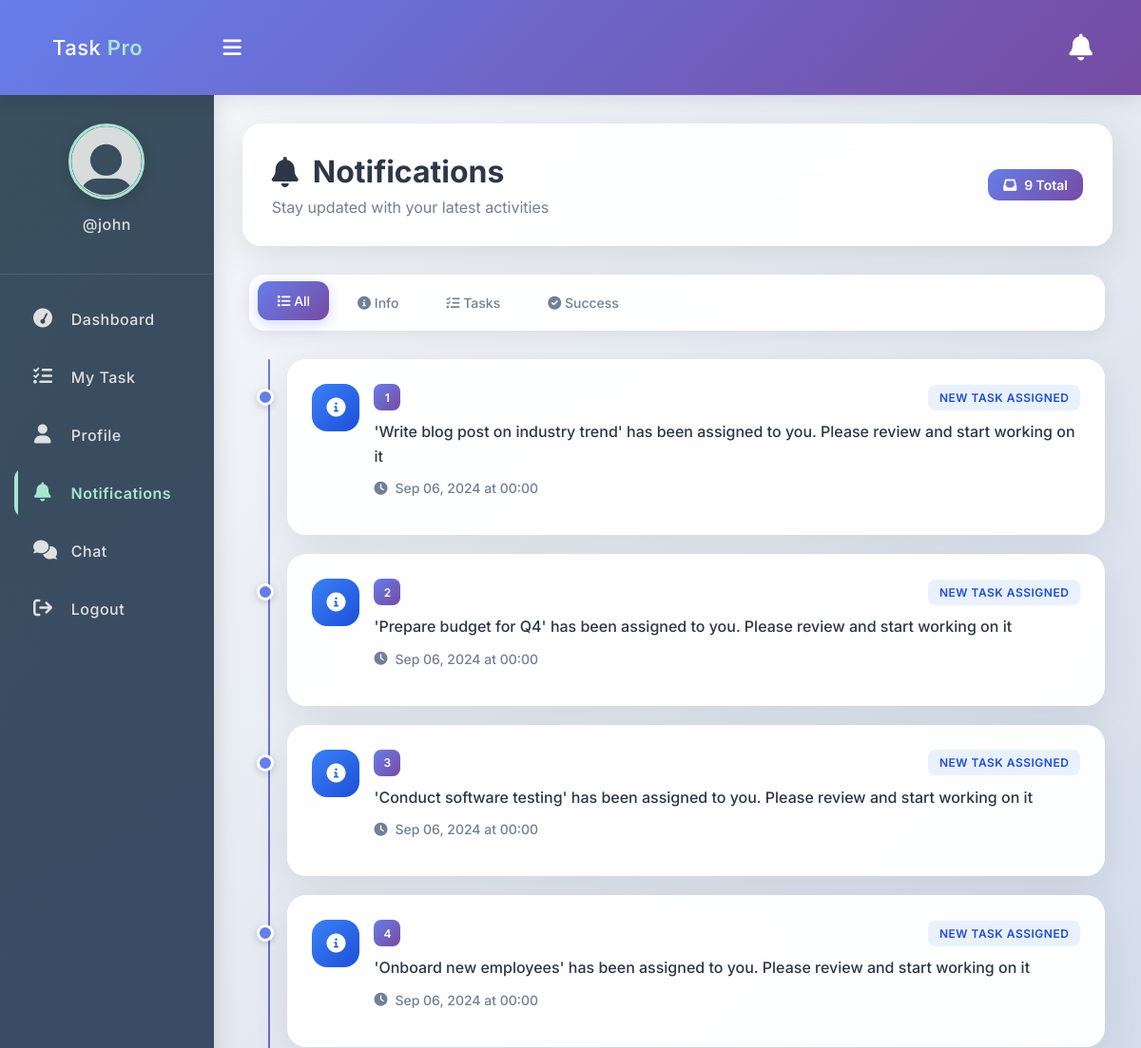
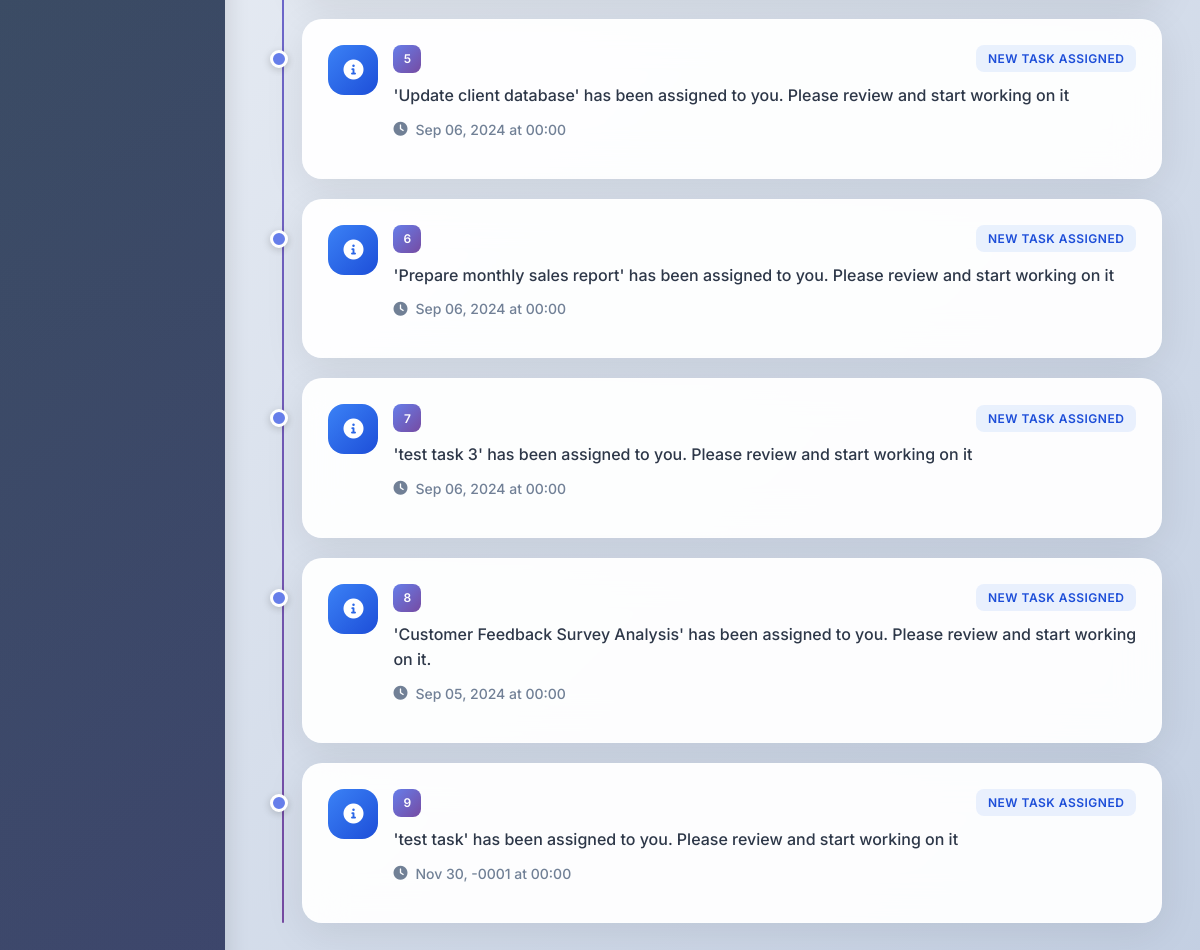
Page /notifications.php (signed in) on the committed database (2 pictures, top to bottom).
### tables this page shows
CREATE TABLE `notifications` (
  `id` int(11) NOT NULL,
  `message` text NOT NULL,
  `recipient` int(11) NOT NULL,
  `type` varchar(50) NOT NULL,
  `date` date DEFAULT NULL,
  `is_read` tinyint(1) DEFAULT 0
);

### app/Model/Notification.php (called while the page is built, shortened)
<?php
function get_all_my_notifications($conn, $id){
	$sql = "SELECT * FROM notifications WHERE recipient=? ORDER BY date DESC, id DESC";
	$stmt = $conn->prepare($sql);
	$stmt->execute([$id]);
	if($stmt->rowCount() > 0){
		$notifications = $stmt->fetchAll();
	}else $notifications = 0;
	return $notifications;
}
?>

### notifications.php (the view, shortened to what this page needs)
<?php
if (isset($_SESSION['role']) && isset($_SESSION['id'])) {
    include "DB_connection.php";
    include "app/Model/Notification.php";
    $notifications = get_all_my_notifications($conn, $_SESSION['id']);
?>
<!DOCTYPE html>
<html>
<head>
	<link rel="stylesheet" href="https://cdnjs.cloudflare.com/ajax/libs/font-awesome/6.0.0/css/all.min.css">
	<link rel="stylesheet" href="css/style.css">
</head>
<body>
	<?php include "inc/header.php" ?>
	<div class="body">
		<?php include "inc/nav.php" ?>
		<section class="section-1">
			<div class="page-header">
				<div>
					<h1 class="page-title">
						<i class="fas fa-bell"></i>
						Notifications
					</h1>
					<p class="page-subtitle">Stay updated with your latest activities</p>
				</div>
				<div class="notifications-stats">
					<div class="stat-badge">
						<i class="fas fa-inbox"></i>
						<?= $notifications != 0 ? count($notifications) : 0 ?> Total
					</div>
				</div>
			</div>
			<div class="notifications-container">
				<?php if ($notifications != 0) { ?>
					<div class="filter-tabs">
						<button class="filter-tab active" onclick="filterNotifications('all')">
							<i class="fas fa-list"></i> All
						</button>
						<button class="filter-tab" onclick="filterNotifications('info')">
							<i class="fas fa-info-circle"></i> Info
						</button>
						<button class="filter-tab" onclick="filterNotifications('task')">
							<i class="fas fa-tasks"></i> Tasks
						</button>
						<button class="filter-tab" onclick="filterNotifications('success')">
							<i class="fas fa-check-circle"></i> Success
						</button>
					</div>
					<div class="notifications-timeline">
						<?php $i = 0; foreach ($notifications as $notification) {
							$type = strtolower($notification['type']);
							$iconClass = 'fas fa-bell';
							$typeClass = 'info';
							switch($type) {
								default:
									$iconClass = 'fas fa-info-circle';
									$typeClass = 'info';
							}
						?>
						<div class="notification-card" data-type="<?= $type ?>">
							<div class="notification-header">
								<div class="notification-icon <?= $typeClass ?>">
									<i class="<?= $iconClass ?>"></i>
								</div>
								<div class="notification-content">
									<div class="notification-meta">
										<div class="notification-number"><?= ++$i ?></div>
										<div class="notification-type type-<?= $typeClass ?>">
											<?= htmlspecialchars($notification['type']) ?>
										</div>
									</div>
									<div class="notification-message">
										<?= htmlspecialchars($notification['message']) ?>
									</div>
									<div class="notification-date">
										<i class="fas fa-clock"></i>
										<?= date('M d, Y \a\t H:i', strtotime($notification['date'])) ?>
									</div>
								</div>
							</div>
						</div>
						<?php } ?>
					</div>
				<?php } ?>
			</div>
		</section>
	</div>
</body>
</html>
<?php } else {
   $em = "First login";
   header("Location: login.php?error=$em");
   exit();
}
?>

### inc/header.php (shortened to what this page needs)
<header class="header">
	<h2 class="u-name">Task <b>Pro</b>
		<label for="checkbox">
			<i id="navbtn" class="fa fa-bars" aria-hidden="true"></i>
		</label>
	</h2>
	<span class="notification notification-bell" id="notificationBtn">
		<i class="fa fa-bell" aria-hidden="true"></i>
	</span>
</header>

### inc/nav.php (shortened to what this page needs)
<nav class="side-bar">
<div class="user-p">
<img src="img/user.png">
<h4>@<?=$_SESSION['username']?></h4>
</div>
		<?php
           if($_SESSION['role'] == "employee"){
		 ?>
		<ul id="navList">
			<li>
				<a href="index.php">
					<i class="fa fa-tachometer" aria-hidden="true"></i>
					<span>Dashboard</span>
				</a>
			</li>
			<li>
				<a href="my_task.php">
					<i class="fa fa-tasks" aria-hidden="true"></i>
					<span>My Task</span>
				</a>
			</li>
			<li>
				<a href="profile.php">
					<i class="fa fa-user" aria-hidden="true"></i>
					<span>Profile</span>
				</a>
			</li>
			<li>
				<a href="notifications.php">
					<i class="fa fa-bell" aria-hidden="true"></i>
					<span>Notifications</span>
				</a>
			</li>
			<li>
				<a href="chat.php">
					<i class="fa fa-comments" aria-hidden="true"></i>
					<span>Chat</span>
				</a>
			</li>
			<li>
				<a href="logout.php">
					<i class="fa fa-sign-out" aria-hidden="true"></i>
					<span>Logout</span>
				</a>
			</li>
		</ul>
	<?php } ?>
	</nav>

### css/style.css (style rules this page uses)
* { padding: 0; margin: 0; box-sizing: border-box; font-family: 'Segoe UI', Tahoma, Geneva, Verdana, sans-serif; }
.header { display: flex; justify-content: space-between; align-items: center; padding: 20px 35px; background: linear-gradient(135deg, #667eea 0%, #764ba2 100%); color: #fff; box-shadow: 0 4px 20px rgba(0, 0, 0, 0.1); backdrop-filter: blur(10px); position: relative; z-index: 1000; transition: all 0.3s ease; }
.u-name { font-size: 22px; padding-left: 20px; font-weight: 500; letter-spacing: 0.5px; }
.u-name b { color: #a8e6cf; font-weight: 600; }
.header i { font-size: 28px; cursor: pointer; color: #fff; transition: all 0.3s ease; padding: 8px; border-radius: 8px; }
.header .notification { position: relative; cursor: pointer; padding: 8px; border-radius: 8px; transition: all 0.3s ease; }
.user-p { text-align: center; padding: 30px 20px; border-bottom: 1px solid rgba(255, 255, 255, 0.1); margin-bottom: 20px; }
.user-p img { width: 80px; height: 80px; border-radius: 50%; border: 3px solid #a8e6cf; box-shadow: 0 4px 15px rgba(0, 0, 0, 0.2); transition: all 0.3s ease; }
.user-p h4 { color: #e0e0e0; padding: 12px 0; font-weight: 500; font-size: 16px; letter-spacing: 0.5px; }
.side-bar { width: 280px; background: linear-gradient(180deg, #2c3e50 0%, #34495e 100%); min-height: 100vh; transition: all 0.4s cubic-bezier(0.4, 0, 0.2, 1); box-shadow: 4px 0 20px rgba(0, 0, 0, 0.1); position: relative; z-index: 999; }
.side-bar::before { content: ''; position: absolute; top: 0; left: 0; right: 0; bottom: 0; background: linear-gradient(135deg, rgba(168, 230, 207, 0.1) 0%, rgba(138, 43, 226, 0.1) 100%); pointer-events: none; }
.body { display: flex; }
.side-bar ul { margin-top: 10px; list-style: none; padding: 0 15px; }
.side-bar ul li { font-size: 16px; margin-bottom: 8px; border-radius: 12px; transition: all 0.3s ease; white-space: nowrap; overflow: hidden; text-overflow: ellipsis; position: relative; }
.side-bar ul li::before { content: ''; position: absolute; left: 0; top: 0; bottom: 0; width: 4px; background: #a8e6cf; border-radius: 0 4px 4px 0; transform: scaleY(0); transition: transform 0.3s ease; }
.side-bar ul li:hover::before, .side-bar ul .active::before { transform: scaleY(1); }
.side-bar ul li a { text-decoration: none; color: #e0e0e0; cursor: pointer; letter-spacing: 0.5px; font-weight: 500; padding: 16px 20px; display: block; transition: all 0.3s ease; border-radius: 12px; }
.side-bar .active a { color: #a8e6cf !important; font-weight: 600; }
.side-bar .active a i { color: #a8e6cf !important; }
.side-bar ul li a i { display: inline-block; padding-right: 15px; font-size: 20px; width: 35px; text-align: center; transition: all 0.3s ease; }
#navbtn { display: inline-block; margin-left: 70px; font-size: 22px; transition: all 0.3s ease; padding: 8px; border-radius: 8px; }
.section-1 { padding: 30px; }
.section-1 { width: 100%; background: #ffe; }

### inc/header.php (style rules this page uses)
.notification { position: relative; cursor: pointer; transition: all 0.3s ease; padding: 8px; border-radius: 8px; }

### rows in the picture
notifications: type "NEW TASK ASSIGNED", message "'Write blog post on industry trend' has been assigned to you. Please review and start working on it", date "Sep 06, 2024 at 00:00"
notifications: type "NEW TASK ASSIGNED", message "'Prepare budget for Q4' has been assigned to you. Please review and start working on it", date "Sep 06, 2024 at 00:00"
notifications: type "NEW TASK ASSIGNED", message "'Conduct software testing' has been assigned to you. Please review and start working on it", date "Sep 06, 2024 at 00:00"
notifications: type "NEW TASK ASSIGNED", message "'Onboard new employees' has been assigned to you. Please review and start working on it", date "Sep 06, 2024 at 00:00"
notifications: type "NEW TASK ASSIGNED", message "'Update client database' has been assigned to you. Please review and start working on it", date "Sep 06, 2024 at 00:00"
notifications: type "NEW TASK ASSIGNED", message "'Prepare monthly sales report' has been assigned to you. Please review and start working on it", date "Sep 06, 2024 at 00:00"
notifications: type "NEW TASK ASSIGNED", message "'test task 3' has been assigned to you. Please review and start working on it", date "Sep 06, 2024 at 00:00"
notifications: type "NEW TASK ASSIGNED", message "'Customer Feedback Survey Analysis' has been assigned to you. Please review and start working on it.", date "Sep 05, 2024 at 00:00"
notifications: type "NEW TASK ASSIGNED", message "'test task' has been assigned to you. Please review and start working on it", date "Nov 30, -0001 at 00:00"

### other values in the picture
$_SESSION['username'] "john"
count($notifications) "9"
